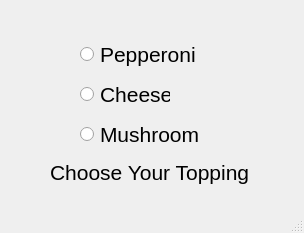
<?xml version="1.0" encoding="UTF-8"?>
<ui version="4.0">
 <class>MainWindow</class>
 <widget class="QMainWindow" name="MainWindow">
  <property name="geometry">
   <rect>
    <x>0</x>
    <y>0</y>
    <width>304</width>
    <height>233</height>
   </rect>
  </property>
  <property name="windowTitle">
   <string>MainWindow</string>
  </property>
  <widget class="QWidget" name="centralwidget">
   <widget class="QRadioButton" name="radioButton">
    <property name="geometry">
     <rect>
      <x>80</x>
      <y>40</y>
      <width>117</width>
      <height>29</height>
     </rect>
    </property>
    <property name="font">
     <font>
      <pointsize>16</pointsize>
     </font>
    </property>
    <property name="text">
     <string>Pepperoni</string>
    </property>
   </widget>
   <widget class="QRadioButton" name="radioButton_2">
    <property name="geometry">
     <rect>
      <x>80</x>
      <y>80</y>
      <width>90</width>
      <height>29</height>
     </rect>
    </property>
    <property name="font">
     <font>
      <pointsize>16</pointsize>
     </font>
    </property>
    <property name="text">
     <string>Cheese</string>
    </property>
   </widget>
   <widget class="QRadioButton" name="radioButton_3">
    <property name="geometry">
     <rect>
      <x>80</x>
      <y>120</y>
      <width>120</width>
      <height>29</height>
     </rect>
    </property>
    <property name="font">
     <font>
      <pointsize>16</pointsize>
     </font>
    </property>
    <property name="text">
     <string>Mushroom</string>
    </property>
   </widget>
   <widget class="QLabel" name="label">
    <property name="geometry">
     <rect>
      <x>50</x>
      <y>160</y>
      <width>200</width>
      <height>25</height>
     </rect>
    </property>
    <property name="font">
     <font>
      <pointsize>16</pointsize>
     </font>
    </property>
    <property name="frameShape">
     <enum>QFrame::NoFrame</enum>
    </property>
    <property name="text">
     <string>Choose Your Topping</string>
    </property>
   </widget>
  </widget>
  <widget class="QMenuBar" name="menubar">
   <property name="geometry">
    <rect>
     <x>0</x>
     <y>0</y>
     <width>304</width>
     <height>21</height>
    </rect>
   </property>
  </widget>
  <widget class="QStatusBar" name="statusbar"/>
 </widget>
 <resources/>
 <connections/>
</ui>
